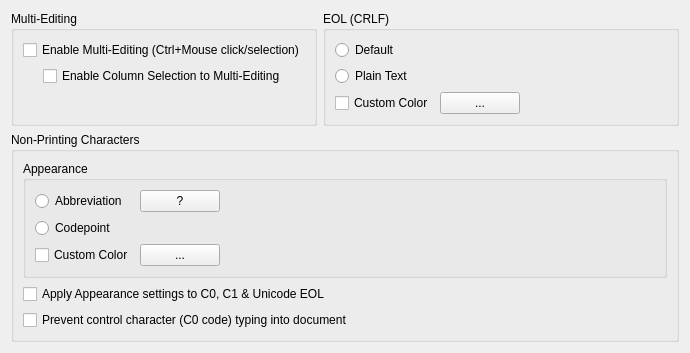
<?xml version="1.0" encoding="UTF-8"?>
<ui version="4.0">
 <class>PreferenceSubEditing2Dlg</class>
 <widget class="QWidget" name="PreferenceSubEditing2Dlg">
  <property name="geometry"><rect><x>0</x><y>0</y><width>690</width><height>333</height></rect></property>
  <layout class="QVBoxLayout" name="layout1">
   <item>
    <layout class="QHBoxLayout" name="layout2">
     <item>
      <widget class="QGroupBox" name="gbStaticMultiediting">
       <property name="nppId" stdset="0"><number>6521</number></property>
       <property name="title"><string>Multi-Editing</string></property>
       <layout class="QVBoxLayout" name="layout3">
        <item>
         <widget class="QCheckBox" name="checkMultiselection">
          <property name="nppId" stdset="0"><number>6522</number></property>
          <property name="text"><string>Enable Multi-Editing (Ctrl+Mouse click/selection)</string></property>
         </widget>
        </item>
        <item>
         <layout class="QHBoxLayout" name="layout4">
          <item>
           <spacer name="spacer5">
            <property name="orientation"><enum>Qt::Horizontal</enum></property>
            <property name="sizeType"><enum>QSizePolicy::Fixed</enum></property>
            <property name="sizeHint" stdset="0"><size><width>20</width><height>0</height></size></property>
           </spacer>
          </item>
          <item>
           <widget class="QCheckBox" name="checkColumn2multiediting">
            <property name="nppId" stdset="0"><number>6523</number></property>
            <property name="text"><string>Enable Column Selection to Multi-Editing</string></property>
           </widget>
          </item>
         </layout>
        </item>
        <item>
         <spacer name="spacer6">
          <property name="orientation"><enum>Qt::Vertical</enum></property>
          <property name="sizeType"><enum>QSizePolicy::Expanding</enum></property>
          <property name="sizeHint" stdset="0"><size><width>0</width><height>0</height></size></property>
         </spacer>
        </item>
       </layout>
      </widget>
     </item>
     <item>
      <widget class="QGroupBox" name="gbStaticCrlf">
       <property name="nppId" stdset="0"><number>6247</number></property>
       <property name="title"><string>EOL (CRLF)</string></property>
       <layout class="QVBoxLayout" name="layout7">
        <item>
         <widget class="QRadioButton" name="radioRoundcornerCrlf">
          <property name="nppId" stdset="0"><number>6248</number></property>
          <property name="text"><string>Default</string></property>
          <attribute name="buttonGroup"><string notr="true">radioGroup1</string></attribute>
         </widget>
        </item>
        <item>
         <widget class="QRadioButton" name="radioPlaintextCrlf">
          <property name="nppId" stdset="0"><number>6249</number></property>
          <property name="text"><string>Plain Text</string></property>
          <attribute name="buttonGroup"><string notr="true">radioGroup1</string></attribute>
         </widget>
        </item>
        <item>
         <layout class="QHBoxLayout" name="layout8">
          <item>
           <widget class="QCheckBox" name="checkWithcustomcolorCrlf">
            <property name="nppId" stdset="0"><number>6250</number></property>
            <property name="text"><string>Custom Color</string></property>
           </widget>
          </item>
          <item>
           <widget class="QPushButton" name="buttonLaunchstyleconfCrlf">
            <property name="nppId" stdset="0"><number>6251</number></property>
            <property name="text"><string>...</string></property>
            <property name="autoDefault"><bool>false</bool></property>
           </widget>
          </item>
          <item>
           <spacer name="spacer9">
            <property name="orientation"><enum>Qt::Horizontal</enum></property>
            <property name="sizeType"><enum>QSizePolicy::Expanding</enum></property>
            <property name="sizeHint" stdset="0"><size><width>0</width><height>0</height></size></property>
           </spacer>
          </item>
         </layout>
        </item>
       </layout>
      </widget>
     </item>
    </layout>
   </item>
   <item>
    <widget class="QGroupBox" name="gbStaticNpc">
     <property name="nppId" stdset="0"><number>6252</number></property>
     <property name="title"><string>Non-Printing Characters</string></property>
     <layout class="QVBoxLayout" name="layout10">
      <item>
       <widget class="QGroupBox" name="staticNpcAppearance">
        <property name="nppId" stdset="0"><number>6260</number></property>
        <property name="title"><string>Appearance</string></property>
        <layout class="QGridLayout" name="layout11">
         <item row="0" column="0">
          <widget class="QRadioButton" name="radioNpcAbbreviation">
           <property name="nppId" stdset="0"><number>6254</number></property>
           <property name="text"><string>Abbreviation</string></property>
           <attribute name="buttonGroup"><string notr="true">radioGroup2</string></attribute>
          </widget>
         </item>
         <item row="0" column="1">
          <widget class="QPushButton" name="buttonNpcNote">
           <property name="nppId" stdset="0"><number>6253</number></property>
           <property name="text"><string>?</string></property>
           <property name="autoDefault"><bool>false</bool></property>
          </widget>
         </item>
         <item row="0" column="2">
          <spacer name="spacer12">
           <property name="orientation"><enum>Qt::Horizontal</enum></property>
           <property name="sizeType"><enum>QSizePolicy::Expanding</enum></property>
           <property name="sizeHint" stdset="0"><size><width>0</width><height>0</height></size></property>
          </spacer>
         </item>
         <item row="1" column="0">
          <widget class="QRadioButton" name="radioNpcCodepoint">
           <property name="nppId" stdset="0"><number>6255</number></property>
           <property name="text"><string>Codepoint</string></property>
           <attribute name="buttonGroup"><string notr="true">radioGroup2</string></attribute>
          </widget>
         </item>
         <item row="2" column="0">
          <widget class="QCheckBox" name="checkNpcColor">
           <property name="nppId" stdset="0"><number>6256</number></property>
           <property name="text"><string>Custom Color</string></property>
          </widget>
         </item>
         <item row="2" column="1">
          <widget class="QPushButton" name="buttonNpcLaunchstyleconf">
           <property name="nppId" stdset="0"><number>6257</number></property>
           <property name="text"><string>...</string></property>
           <property name="autoDefault"><bool>false</bool></property>
          </widget>
         </item>
        </layout>
       </widget>
      </item>
      <item>
       <widget class="QCheckBox" name="checkNpcIncludeccunieol">
        <property name="nppId" stdset="0"><number>6258</number></property>
        <property name="text"><string>Apply Appearance settings to C0, C1 &amp;&amp; Unicode EOL</string></property>
       </widget>
      </item>
      <item>
       <widget class="QCheckBox" name="checkNpcNoinputc0">
        <property name="nppId" stdset="0"><number>6259</number></property>
        <property name="text"><string>Prevent control character (C0 code) typing into document</string></property>
       </widget>
      </item>
     </layout>
    </widget>
   </item>
   <item>
    <spacer name="spacer13">
     <property name="orientation"><enum>Qt::Vertical</enum></property>
     <property name="sizeType"><enum>QSizePolicy::Expanding</enum></property>
     <property name="sizeHint" stdset="0"><size><width>0</width><height>0</height></size></property>
    </spacer>
   </item>
  </layout>
 </widget>
 <resources/>
 <connections/>
 <buttongroups>
  <buttongroup name="radioGroup1"/>
  <buttongroup name="radioGroup2"/>
 </buttongroups>
</ui>
